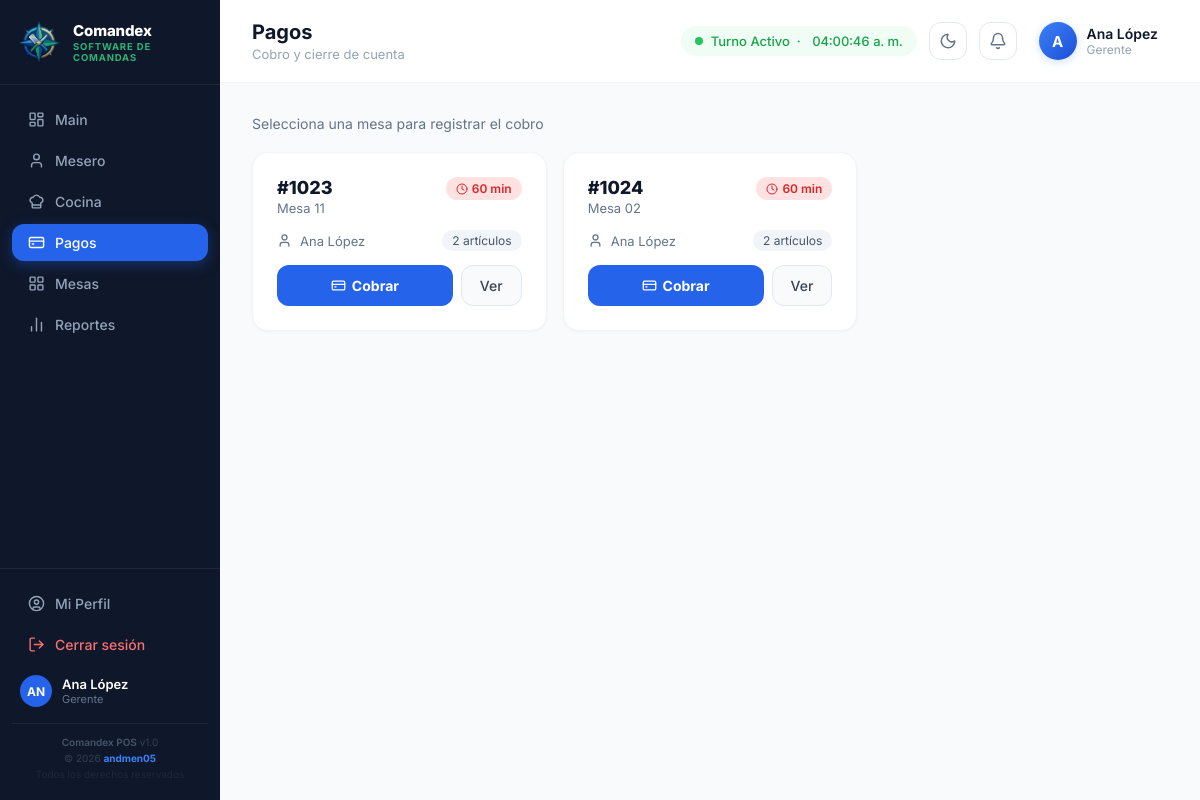
Page /pagos (signed in) on the committed database.
### tables this page shows
CREATE TABLE pedidos (
    id INT AUTO_INCREMENT PRIMARY KEY,
    numero INT NOT NULL,
    mesa_id INT NOT NULL,
    mesero_id INT NOT NULL,
    estado ENUM('pendiente','en_cocina','listo','servido','cancelado') DEFAULT 'pendiente',
    personas INT DEFAULT 1,
    notas_cocina TEXT,
    created_at TIMESTAMP DEFAULT CURRENT_TIMESTAMP,
    updated_at TIMESTAMP DEFAULT CURRENT_TIMESTAMP ON UPDATE CURRENT_TIMESTAMP,
    FOREIGN KEY (mesa_id) REFERENCES mesas(id),
    FOREIGN KEY (mesero_id) REFERENCES usuarios(id)
);

CREATE TABLE mesas (
    id INT AUTO_INCREMENT PRIMARY KEY,
    numero INT NOT NULL,
    zona ENUM('terraza','salon','privado') DEFAULT 'salon',
    capacidad INT DEFAULT 4,
    estado ENUM('libre','ocupada','reservada','por_liberar') DEFAULT 'libre',
    pos_x INT DEFAULT 0,
    pos_y INT DEFAULT 0,
    sucursal_id INT NOT NULL,
    FOREIGN KEY (sucursal_id) REFERENCES sucursales(id)
);

CREATE TABLE usuarios (
    id INT AUTO_INCREMENT PRIMARY KEY,
    nombre VARCHAR(100) NOT NULL,
    email VARCHAR(150) NOT NULL UNIQUE,
    password VARCHAR(255) NOT NULL,
    rol_id INT NOT NULL,
    sucursal_id INT NOT NULL,
    avatar VARCHAR(255),
    activo TINYINT(1) DEFAULT 1,
    ultimo_acceso TIMESTAMP NULL,
    created_at TIMESTAMP DEFAULT CURRENT_TIMESTAMP,
    FOREIGN KEY (rol_id) REFERENCES roles(id),
    FOREIGN KEY (sucursal_id) REFERENCES sucursales(id)
);

### controllers/PagosController.php (called while the page is built, shortened)
<?php
class PagosController {
    private Pedido $pedidoModel;
    public function __construct() {
        $this->pedidoModel = new Pedido();
    }
    public function index(): void {
        $pendientes = $this->pedidoModel->getPendientesPago();
        view('pagos/index', compact('pendientes'));
    }
}

### config/database.php (called while the page is built, shortened)
<?php
function getPDO(): PDO {
    static $pdo = null;
    if ($pdo === null) {
        $dsn = "mysql:host=" . DB_HOST . ";dbname=" . DB_NAME . ";charset=" . DB_CHARSET;
        $options = [
            PDO::ATTR_ERRMODE            => PDO::ERRMODE_EXCEPTION,
            PDO::ATTR_DEFAULT_FETCH_MODE => PDO::FETCH_ASSOC,
            PDO::ATTR_EMULATE_PREPARES   => false,
        ];
        try {
            $pdo = new PDO($dsn, DB_USER, DB_PASS, $options);
        } catch (PDOException $e) {
            http_response_code(500);
            die(json_encode(['error' => 'Database connection failed: ' . $e->getMessage()]));
        }
    }
    return $pdo;
}

### models/Pedido.php (called while the page is built, shortened)
<?php
class Pedido {
    private PDO $db;
    public function __construct() {
        $this->db = getPDO();
    }
    public function getPendientesPago(): array {
        $sql = "SELECT p.*, m.numero AS mesa_numero, u.nombre AS mesero_nombre,
                    TIMESTAMPDIFF(MINUTE, p.created_at, NOW()) AS minutos,
                    COUNT(pi.id) AS total_items
                FROM pedidos p
                JOIN mesas m ON p.mesa_id = m.id
                JOIN usuarios u ON p.mesero_id = u.id
                LEFT JOIN pedido_items pi ON pi.pedido_id = p.id
                LEFT JOIN pagos pa ON pa.pedido_id = p.id
                WHERE p.estado IN ('listo','servido')
                  AND pa.id IS NULL
                GROUP BY p.id
                ORDER BY p.created_at ASC";
        $stmt = $this->db->query($sql);
        return $stmt->fetchAll();
    }
}

### views/pagos/index.php (the view, shortened to what this page needs)
<div style="display:flex;flex-direction:column;gap:20px;">
    <?php if(empty($pendientes)): ?>
    <div class="card" style="text-align:center;padding:64px 32px;">
        <div style="width:64px;height:64px;background:#d1fae5;border-radius:20px;display:flex;align-items:center;justify-content:center;margin:0 auto 16px;">
            <i data-lucide="check-circle" style="width:30px;height:30px;color:#059669;"></i>
        </div>
        <h3 style="font-size:18px;font-weight:700;color:#0f172a;margin:0 0 6px;">¡Todo al día!</h3>
        <p style="font-size:14px;color:#64748b;margin:0;">No hay cuentas pendientes de cobro.</p>
    </div>
    <?php else: ?>
    <p style="font-size:14px;color:#64748b;margin:0;">Selecciona una mesa para registrar el cobro</p>
    <div style="display:grid;grid-template-columns:repeat(auto-fill,minmax(280px,1fr));gap:16px;">
        <?php foreach($pendientes as $p):
            $min=(int)$p['minutos'];
            $timeBg=$min<=10?'#d1fae5':($min<=20?'#fef3c7':'#fee2e2');
            $timeCol=$min<=10?'#059669':($min<=20?'#d97706':'#dc2626');
        ?>
        <div class="card" style="display:flex;flex-direction:column;gap:14px;">
            <div style="display:flex;align-items:flex-start;justify-content:space-between;">
                <div>
                    <p style="font-size:18px;font-weight:800;color:#0f172a;margin:0;">#<?= $p['numero'] ?></p>
                    <p style="font-size:13px;color:#64748b;margin:2px 0 0;">Mesa <?= str_pad($p['mesa_numero'],2,'0',STR_PAD_LEFT) ?></p>
                </div>
                <span style="background:<?= $timeBg ?>;color:<?= $timeCol ?>;font-size:12px;font-weight:600;padding:4px 10px;border-radius:99px;display:flex;align-items:center;gap:4px;">
                    <i data-lucide="clock" style="width:12px;height:12px;"></i> <?= $min ?> min
                </span>
            </div>
            <div style="display:flex;align-items:center;gap:8px;font-size:13px;color:#64748b;">
                <i data-lucide="user" style="width:15px;height:15px;"></i>
                <?= htmlspecialchars($p['mesero_nombre']) ?>
                <span style="margin-left:auto;font-size:12px;background:#f1f5f9;color:#475569;padding:3px 10px;border-radius:99px;"><?= $p['total_items'] ?> artículos</span>
            </div>
            <div style="display:flex;gap:8px;">
                <a href="<?= BASE_URL ?>/pagos/cobrar/<?= $p['id'] ?>"
                   style="flex:1;padding:11px;background:#2563eb;color:#fff;font-size:14px;font-weight:700;border-radius:12px;text-decoration:none;display:flex;align-items:center;justify-content:center;gap:6px;">
                    <i data-lucide="credit-card" style="width:15px;height:15px;"></i> Cobrar
                </a>
                <a href="<?= BASE_URL ?>/mesero/pedido/<?= $p['mesa_id'] ?>"
                   style="padding:11px 18px;background:#f8fafc;border:1px solid #e2e8f0;color:#374151;font-size:14px;font-weight:500;border-radius:12px;text-decoration:none;display:flex;align-items:center;justify-content:center;">
                    Ver
                </a>
            </div>
        </div>
        <?php endforeach; ?>
    </div>
    <?php endif; ?>
</div>
<?php
require __DIR__ . '/../layout/app.php';

### views/layout/app.php (style rules this page uses)
:root { --bg: #f8fafc; --surface: #ffffff; --border: #f1f5f9; --border2: #e2e8f0; --text-1: #0f172a; --text-2: #374151; --text-3: #64748b; --text-4: #94a3b8; --sidebar-bg:#0f172a; --sidebar-link:#94a3b8; --sidebar-border: rgba(255,255,255,0.07); --topbar-bg: #ffffff; --card-shadow: 0 1px 3px rgba(0,0,0,0.04); --card-hover: 0 4px 12px rgba(0,0,0,0.08); --input-bg: #ffffff; --table-hover:#f8fafc; }
* { font-family: 'Inter', system-ui, sans-serif; box-sizing: border-box; margin: 0; padding: 0; }
body { background: var(--bg); color: var(--text-2); transition: background 0.25s, color 0.25s; }
.card { background: var(--surface); border-radius: 16px; padding: 24px; border: 1px solid var(--border); box-shadow: var(--card-shadow); transition: box-shadow 0.2s, background 0.25s, border-color 0.25s; }

### rows in the picture
pedidos: numero "1023", mesa.numero "11", min "60", mesero.nombre "Ana López", total_items "2"
pedidos: numero "1024", mesa.numero "02", min "60", mesero.nombre "Ana López", total_items "2"

### other values in the picture
$mod['label'] "Main"
$mod['label'] "Mesero"
$mod['label'] "Cocina"
$mod['label'] "Pagos"
$mod['label'] "Mesas"
$mod['label'] "Reportes"
$sidebarIniciales "AN"
$user['nombre'] "Ana López"
$user['rol'] "Gerente"
$pageTitle "Pagos"
$pageSubtitle "Cobro y cierre de cuenta"
getConfig('turno_activo_nombre', 'Turno Activo') "Turno Activo"
substr($user['nombre'] ?? 'U', 0, 1) "A"
